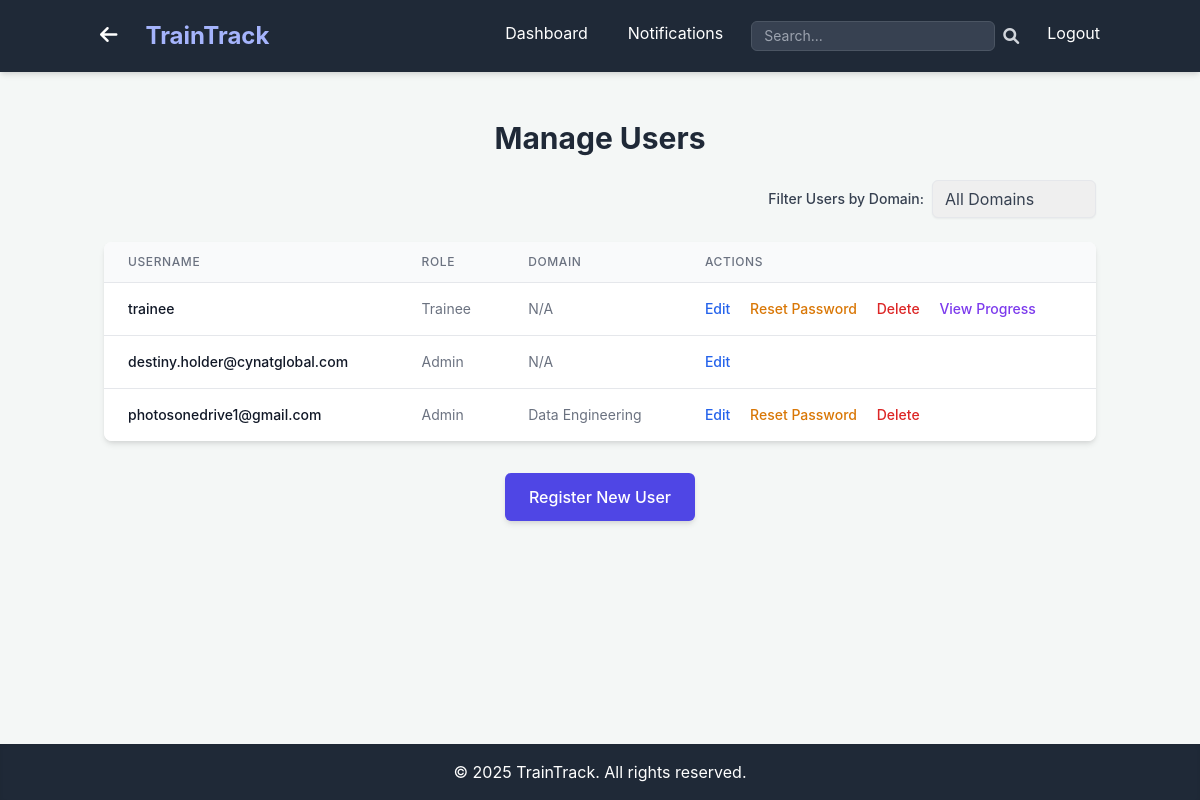
The app's page /admin/users (signed in), older data.
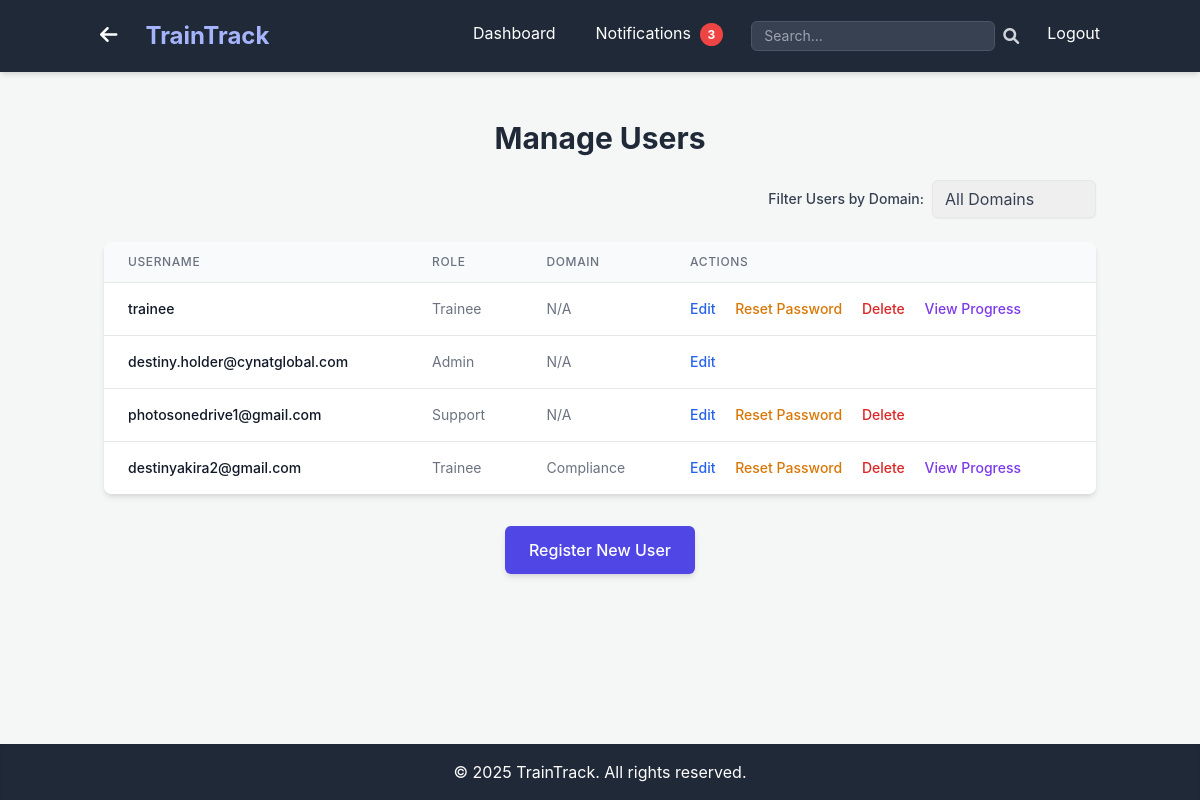
The same page, newer data.
### app.py (models this page shows, shortened)
class User(UserMixin, db.Model):
    id = db.Column(db.Integer, primary_key=True)
    username = db.Column(db.String(80), unique=True, nullable=False)
    password_hash = db.Column(db.String(128), nullable=False)
    role = db.Column(db.String(20), nullable=False, default='trainee')
    domain = db.Column(db.String(50), nullable=True) # New field for trainee/admin domain
    assignments_as_trainee = db.relationship('Assignment', foreign_keys='Assignment.trainee_id', backref='trainee', lazy=True)
    created_courses = db.relationship('Course', foreign_keys='Course.created_by_id', backref='creator', lazy=True)
    created_assessments = db.relationship('Assessment', foreign_keys='Assessment.created_by_id', backref='assessor_creator', lazy=True)
    created_learning_paths = db.relationship('LearningPath', foreign_keys='LearningPath.created_by_id', backref='path_creator', lazy=True)
    assigned_assignments = db.relationship('Assignment', foreign_keys='Assignment.assigned_by_id', backref='assigner', lazy=True)
    notifications_received = db.relationship('Notification', foreign_keys='Notification.recipient_id', backref='recipient', lazy=True)
    notifications_sent = db.relationship('Notification', foreign_keys='Notification.sender_id', backref='sender', lazy=True)
    graded_submissions = db.relationship('Submission', foreign_keys='Submission.graded_by_id', backref='grader', lazy=True)

### app.py (the view)
@app.route('/admin/users')
@login_required
@roles_required('admin', 'support') # Allow both admin and support to view all users
def admin_view_users():
    current_year = datetime.now().year
    selected_domain = request.args.get('domain')
    existing_user_domains = db.session.query(User.domain).filter(User.role.in_(['trainee', 'admin'])).distinct().all()
    existing_user_domains = [d[0] for d in existing_user_domains if d[0] is not None]
    all_user_domains = sorted(list(set(PREDEFINED_DOMAINS + existing_user_domains)))
    if selected_domain and selected_domain != 'all':
        users = db.session.query(User).filter_by(domain=selected_domain).all()
    else:
        users = db.session.query(User).all()
    return render_template('admin/manage_users.html',
                           title='Manage Users',
                           users=users,
                           domains=all_user_domains, # Pass all unique user domains
                           selected_domain=selected_domain, # Pass selected domain for dropdown
                           current_year=current_year)

### app.py (called while the page is built)
def roles_required(*roles):
    def decorator(f):
        @wraps(f)
        def decorated_function(*args, **kwargs):
            if not current_user.is_authenticated or current_user.role not in roles:
                flash('You do not have permission to access this page.', 'danger')
                return redirect(url_for('dashboard'))
            return f(*args, **kwargs)
        return decorated_function
    return decorator

@login_manager.user_loader
def load_user(user_id):
    return db.session.get(User, int(user_id))

@app.context_processor
def inject_unread_notifications_count():
    if current_user.is_authenticated:
        unread_count = Notification.query.filter_by(recipient_id=current_user.id, is_read=False).count()
        return dict(unread_notifications_count=unread_count)
    return dict(unread_notifications_count=0)

### templates/admin/manage_users.html (shortened to what the changed rows need)
{% extends "base.html" %}
{% block content %}
    <h1 class="text-3xl font-bold text-gray-800 mb-6 text-center">Manage Users</h1>
    {% if users %}
        <div class="overflow-x-auto bg-white rounded-lg shadow-md">
            <table class="min-w-full divide-y divide-gray-200">
                <thead class="bg-gray-50">
                    <tr>
                        <th scope="col" class="px-6 py-3 text-left text-xs font-medium text-gray-500 uppercase tracking-wider">
                            Username
                        </th>
                        <th scope="col" class="px-6 py-3 text-left text-xs font-medium text-gray-500 uppercase tracking-wider">
                            Role
                        </th>
                        <th scope="col" class="px-6 py-3 text-left text-xs font-medium text-gray-500 uppercase tracking-wider">
                            Domain
                        </th>
                        <th scope="col" class="px-6 py-3 text-left text-xs font-medium text-gray-500 uppercase tracking-wider">
                            Actions
                        </th>
                    </tr>
                </thead>
                <tbody class="bg-white divide-y divide-gray-200">
                    {% for user_item in users %}
                    <tr>
                        <td class="px-6 py-4 whitespace-nowrap text-sm font-medium text-gray-900">
                            {{ user_item.username }}
                        </td>
                        <td class="px-6 py-4 whitespace-nowrap text-sm text-gray-500">
                            {{ user_item.role.capitalize() }}
                        </td>
                        <td class="px-6 py-4 whitespace-nowrap text-sm text-gray-500">
                            {% if user_item.role in ['trainee', 'admin'] %}
                                {{ user_item.domain if user_item.domain else 'N/A' }}
                            {% else %}
                                N/A
                            {% endif %}
                        </td>
                        <td class="px-6 py-4 whitespace-nowrap text-sm font-medium">
                            {% if current_user.role == 'admin' %}
                                <a href="{{ url_for('edit_user', user_id=user_item.id) }}" class="text-blue-600 hover:text-blue-900 mr-4">Edit</a>
                                {% if user_item.id != current_user.id %}
                                    <a href="{{ url_for('reset_user_password', user_id=user_item.id) }}" class="text-yellow-600 hover:text-yellow-900 mr-4">Reset Password</a>
                                    <a href="#" onclick="event.preventDefault(); showDeleteConfirmation('{{ url_for('delete_user', user_id=user_item.id) }}', '{{ user_item.username }}');" class="text-red-600 hover:text-red-900">Delete</a>
                                {% endif %}
                            {% endif %}
                            {% if user_item.role == 'trainee' and (current_user.role == 'admin' or current_user.role == 'support') %}
                                <a href="{{ url_for('admin_view_trainee_progress', trainee_id=user_item.id) }}" class="text-purple-600 hover:text-purple-900 ml-4">View Progress</a>
                            {% endif %}
                        </td>
                    </tr>
                    {% endfor %}
                </tbody>
            </table>
        </div>
    {% else %}
        <p class="text-center text-gray-600 text-lg">No users found {% if selected_domain and selected_domain != 'all' %}in domain "{{ selected_domain }}"{% endif %}.</p>
    {% endif %}
{% endblock %}

Row changes from the older to the newer data that the page shows:
changed User "photosonedrive1@gmail.com": role "Admin" → "Support"; domain "Data Engineering" → (not shown); now shows "N/A"
added User: username "destinyakira2@gmail.com", role "Trainee", domain "Compliance"
Text that changed along with them:
{{ unread_notifications_count }}: (not shown) → "3"
